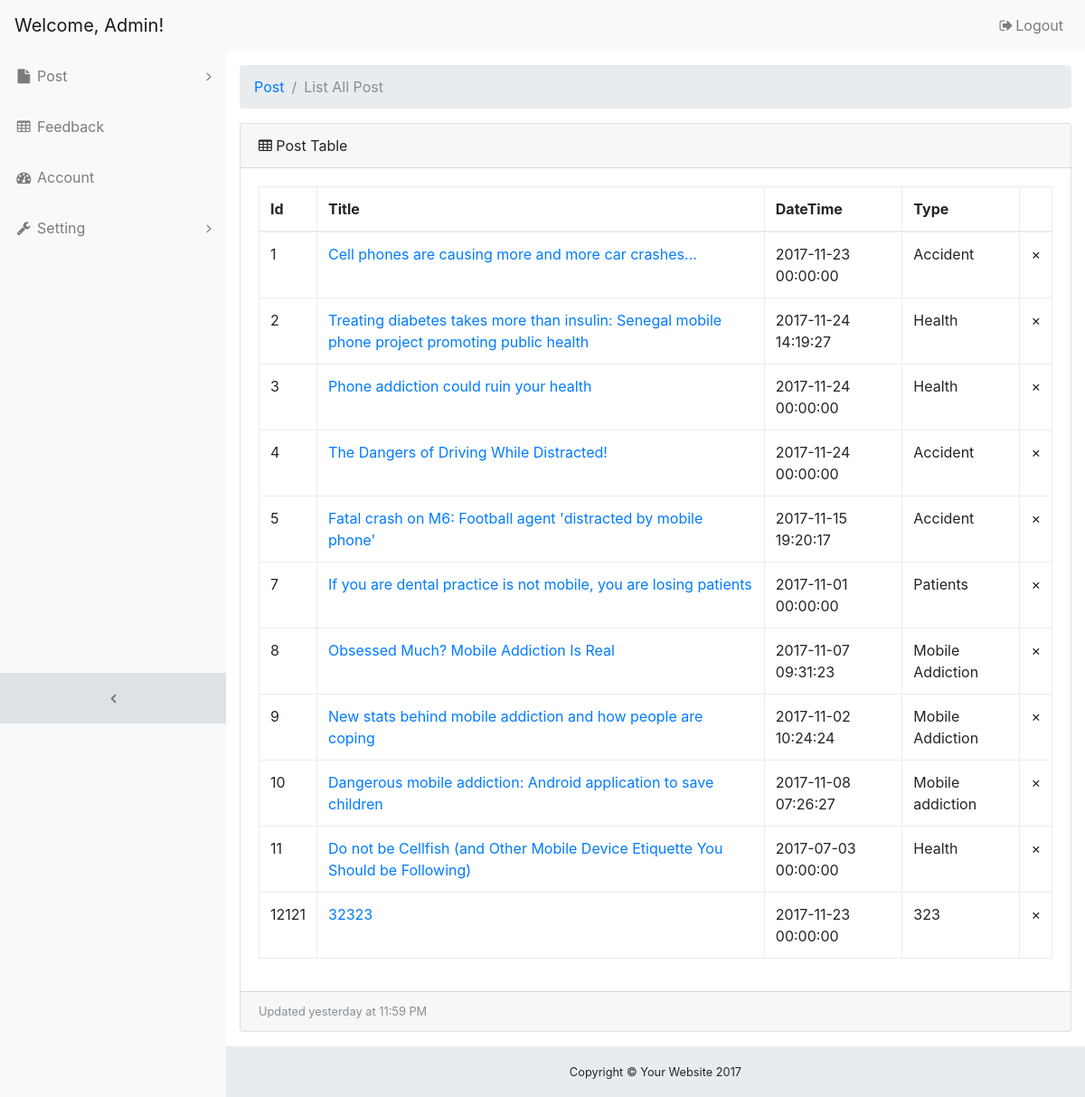
Before: /admin/listpost.php (signed in) with the older database file.
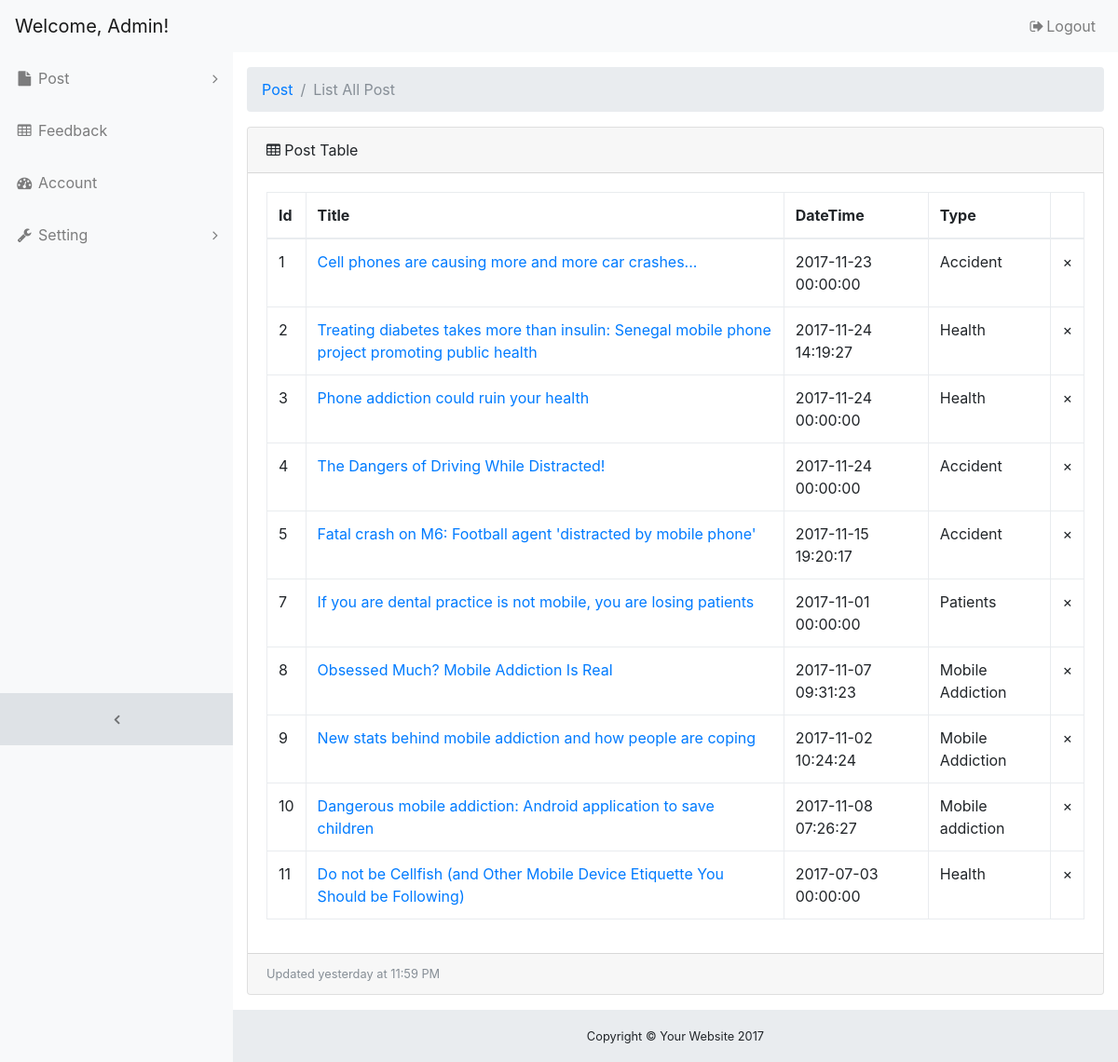
After: the same page with the newer database file.
### tables this page shows
CREATE TABLE IF NOT EXISTS `post` (
  `Id` int(11) NOT NULL AUTO_INCREMENT,
  `Title` varchar(100) NOT NULL,
  `Content` text NOT NULL,
  `Introduction` text NOT NULL,
  `Image` varchar(30) NOT NULL,
  `likeNo` int(20) NOT NULL,
  `DateTime` datetime NOT NULL,
  `type` varchar(30) NOT NULL,
  `viewCount` int(10) DEFAULT '0',
  PRIMARY KEY (`Id`)
);

### admin/listpost.php (the view, shortened to what this page needs)
<?php
	require_once('../database.php');
	$sth = $conn->prepare("SELECT Id,Title,type,DateTime FROM Post");
	$sth->execute();
    $result = $sth->fetchAll();
?>
<?php include("header.php"); ?>
  <div class="content-wrapper">
    <div class="container-fluid">
      <ol class="breadcrumb">
        <li class="breadcrumb-item">
          <a href="#">Post</a>
        </li>
        <li class="breadcrumb-item active">List All Post</li>
      </ol>
      <div class="card mb-3">
        <div class="card-header">
          <i class="fa fa-table"></i> Post Table</div>
        <div class="card-body">
          <div class="table-responsive">
            <table class="table table-bordered" id="dataTable" width="100%" cellspacing="0">
              <thead>
                <tr>
                  <th>Id</th>
                  <th>Title</th>
                  <th>DateTime</th>
                  <th>Type</th>
                  <th></th>
                </tr>
              </thead>
              <tbody>
                <?php
  							foreach ($result as $aa){
  								echo "<tr><td>".$aa['Id']."</td><td><a href='editpost.php?Id=".$aa["Id"]."'>".$aa["Title"]."</a></td><td>".$aa['DateTime']."</td><td>".$aa['type']."</td><td><a style='cursor: pointer;'  onclick='del(".$aa['Id'].")'>&times</a></td></tr>";
							  }
						    ?>
              </tbody>
            </table>
          </div>
        </div>
        <div class="card-footer small text-muted">Updated yesterday at 11:59 PM</div>
      </div>
    </div>
    <footer class="sticky-footer">
      <div class="container">
        <div class="text-center">
          <small>Copyright © Your Website 2017</small>
        </div>
      </div>
    </footer>
  </div>
</body>
</html>

Changed rows visible on the page:
removed post: Id "12121", Title "32323", DateTime "2017-11-23 00:00:00", type "323"
